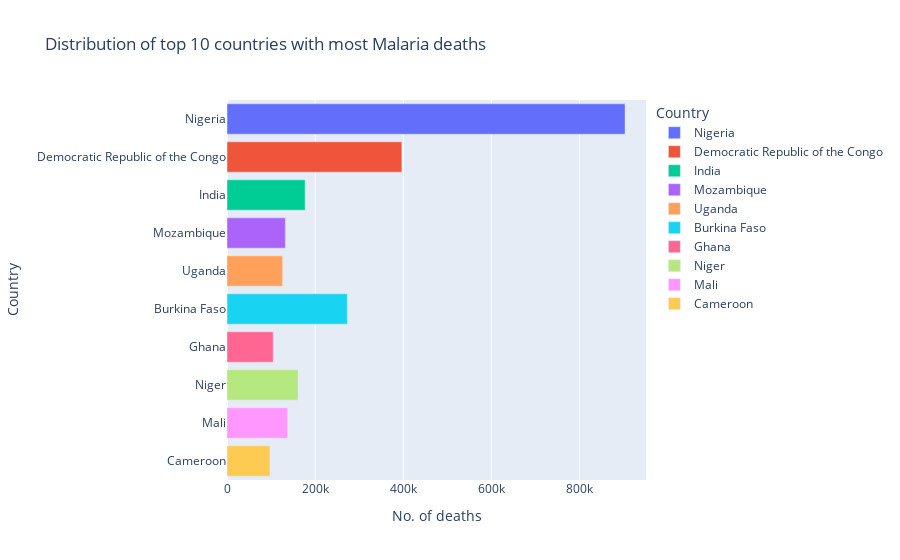

The notebook cell this image was saved under:
### Code cell
# Comparing the top 10 countries with most deaths
top_10 = country_trend.nlargest(10, "No. of cases")
px.bar(top_10, x="No. of deaths", y="Country", color="Country", title="Distribution of top 10 countries with most Malaria deaths")

### Figure 1 — Plotly figure (JSON) as saved in the notebook; plotly's stock layout.template omitted (floating-point values rounded to 4 significant figures)
{"data": [{"hovertemplate": "Country=%{y}<br>No. of deaths=%{x}<extra></extra>", "legendgroup": "Nigeria", "marker": {"color": "#636efa", "pattern": {"shape": ""}}, "name": "Nigeria", "orientation": "h", "showlegend": true, "textposition": "auto", "type": "bar", "x": [903368], "xaxis": "x", "y": ["Nigeria"], "yaxis": "y"}, {"hovertemplate": "Country=%{y}<br>No. of deaths=%{x}<extra></extra>", "legendgroup": "Democratic Republic of the Congo", "marker": {"color": "#EF553B", "pattern": {"shape": ""}}, "name": "Democratic Republic of the Congo", "orientation": "h", "showlegend": true, "textposition": "auto", "type": "bar", "x": [396790], "xaxis": "x", "y": ["Democratic Republic of the Congo"], "yaxis": "y"}, {"hovertemplate": "Country=%{y}<br>No. of deaths=%{x}<extra></extra>", "legendgroup": "India", "marker": {"color": "#00cc96", "pattern": {"shape": ""}}, "name": "India", "orientation": "h", "showlegend": true, "textposition": "auto", "type": "bar", "x": [177220], "xaxis": "x", "y": ["India"], "yaxis": "y"}, {"hovertemplate": "Country=%{y}<br>No. of deaths=%{x}<extra></extra>", "legendgroup": "Mozambique", "marker": {"color": "#ab63fa", "pattern": {"shape": ""}}, "name": "Mozambique", "orientation": "h", "showlegend": true, "textposition": "auto", "type": "bar", "x": [132468], "xaxis": "x", "y": ["Mozambique"], "yaxis": "y"}, {"hovertemplate": "Country=%{y}<br>No. of deaths=%{x}<extra></extra>", "legendgroup": "Uganda", "marker": {"color": "#FFA15A", "pattern": {"shape": ""}}, "name": "Uganda", "orientation": "h", "showlegend": true, "textposition": "auto", "type": "bar", "x": [126329], "xaxis": "x", "y": ["Uganda"], "yaxis": "y"}, {"hovertemplate": "Country=%{y}<br>No. of deaths=%{x}<extra></extra>", "legendgroup": "Burkina Faso", "marker": {"color": "#19d3f3", "pattern": {"shape": ""}}, "name": "Burkina Faso", "orientation": "h", "showlegend": true, "textposition": "auto", "type": "bar", "x": [272997], "xaxis": "x", "y": ["Burkina Faso"], "yaxis": "y"}, {"hovertemplate": "Country=%{y}<br>No. of deaths=%{x}<extra></extra>", "legendgroup": "Ghana", "marker": {"color": "#FF6692", "pattern": {"shape": ""}}, "name": "Ghana", "orientation": "h", "showlegend": true, "textposition": "auto", "type": "bar", "x": [104798], "xaxis": "x", "y": ["Ghana"], "yaxis": "y"}, {"hovertemplate": "Country=%{y}<br>No. of deaths=%{x}<extra></extra>", "legendgroup": "Niger", "marker": {"color": "#B6E880", "pattern": {"shape": ""}}, "name": "Niger", "orientation": "h", "showlegend": true, "textposition": "auto", "type": "bar", "x": [161403], "xaxis": "x", "y": ["Niger"], "yaxis": "y"}, {"hovertemplate": "Country=%{y}<br>No. of deaths=%{x}<extra></extra>", "legendgroup": "Mali", "marker": {"color": "#FF97FF", "pattern": {"shape": ""}}, "name": "Mali", "orientation": "h", "showlegend": true, "textposition": "auto", "type": "bar", "x": [137471], "xaxis": "x", "y": ["Mali"], "yaxis": "y"}, {"hovertemplate": "Country=%{y}<br>No. of deaths=%{x}<extra></extra>", "legendgroup": "Cameroon", "marker": {"color": "#FECB52", "pattern": {"shape": ""}}, "name": "Cameroon", "orientation": "h", "showlegend": true, "textposition": "auto", "type": "bar", "x": [97621], "xaxis": "x", "y": ["Cameroon"], "yaxis": "y"}], "layout": {"barmode": "relative", "legend": {"title": {"text": "Country"}, "tracegroupgap": 0}, "title": {"text": "Distribution of top 10 countries with most Malaria deaths"}, "xaxis": {"anchor": "y", "domain": [0, 1], "title": {"text": "No. of deaths"}}, "yaxis": {"anchor": "x", "categoryarray": ["Cameroon", "Mali", "Niger", "Ghana", "Burkina Faso", "Uganda", "Mozambique", "India", "Democratic Republic of the Congo", "Nigeria"], "categoryorder": "array", "domain": [0, 1], "title": {"text": "Country"}}}}
